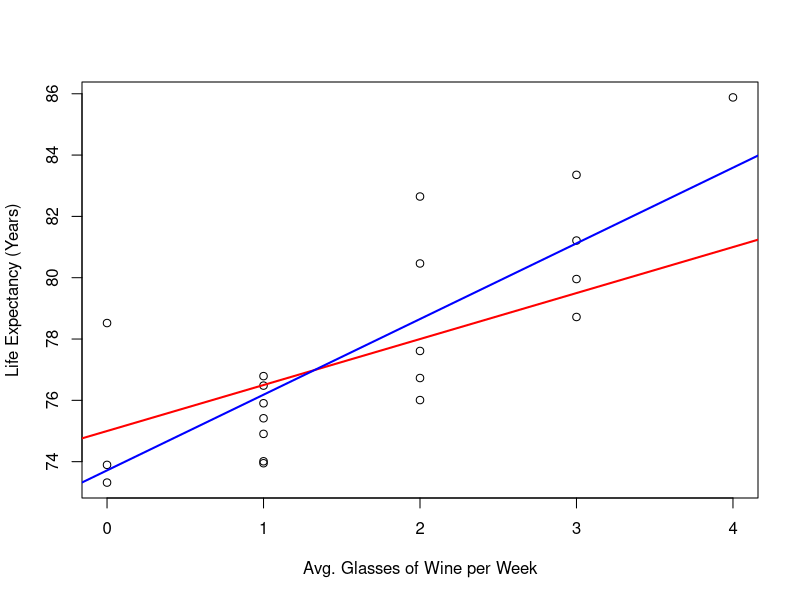
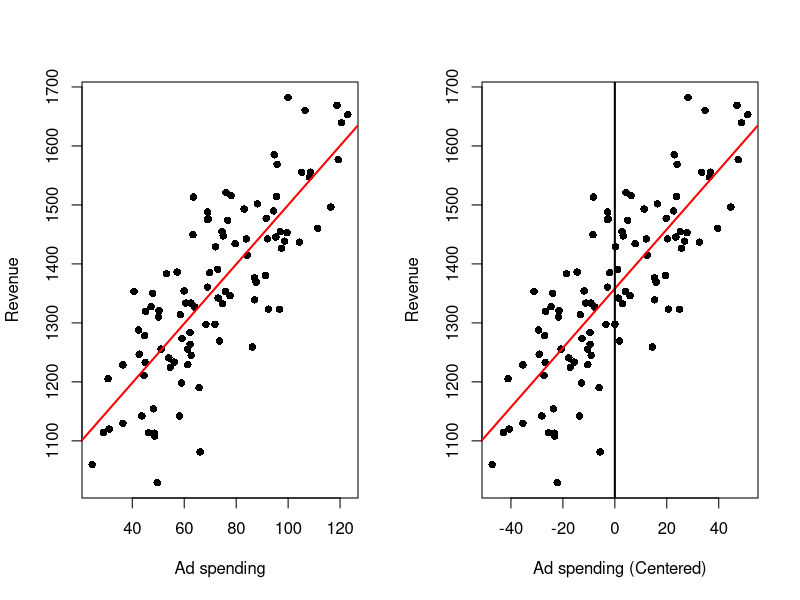
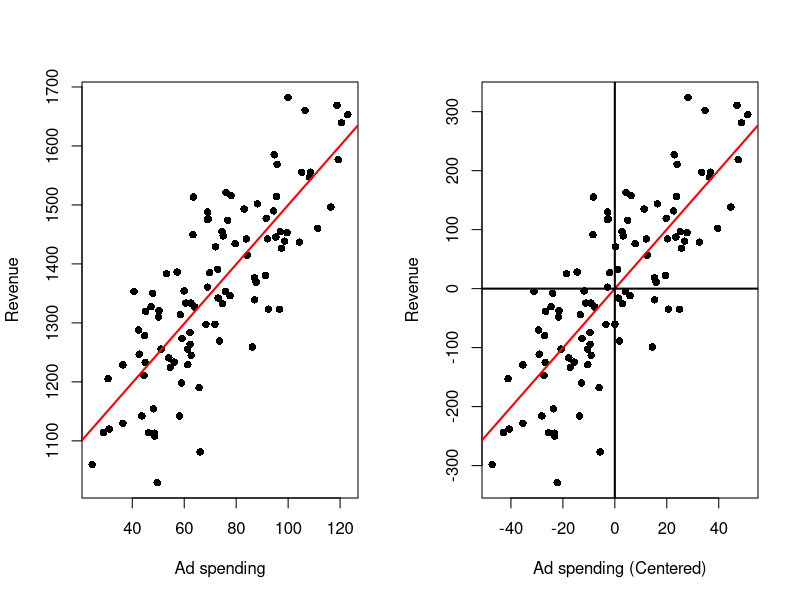
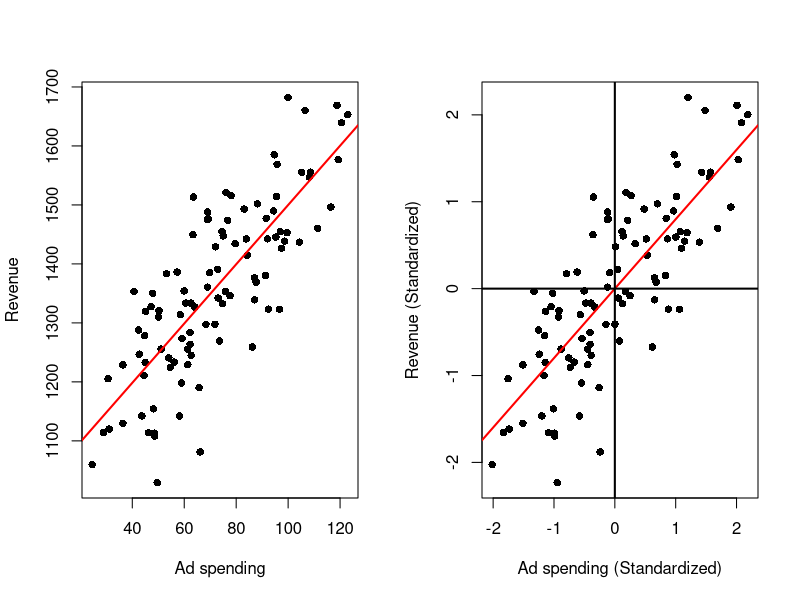
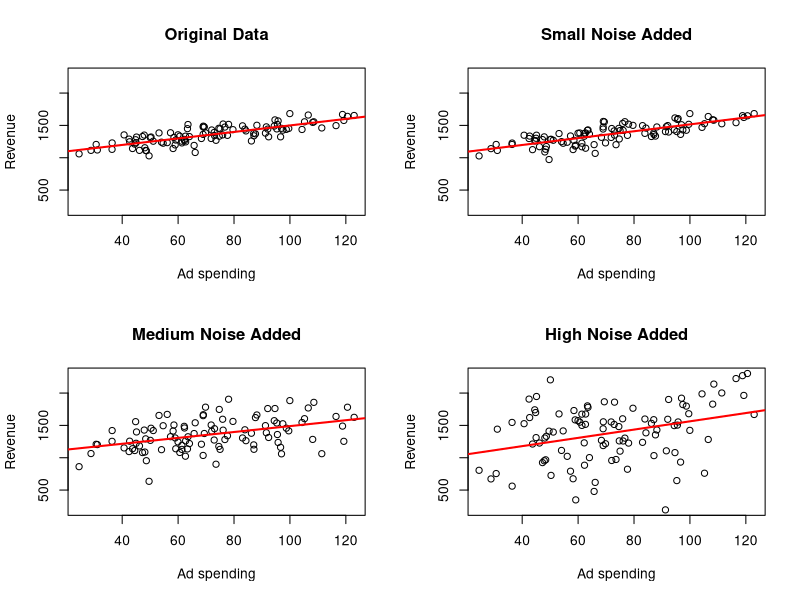
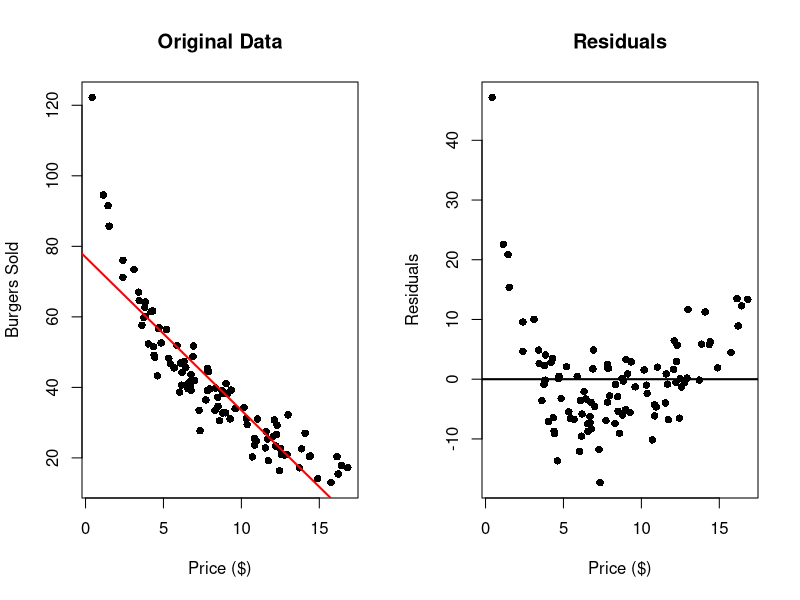
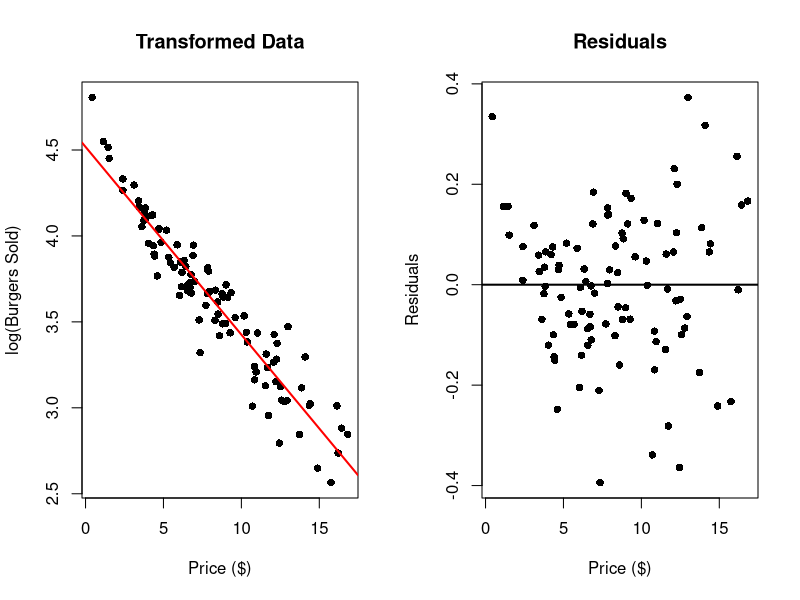
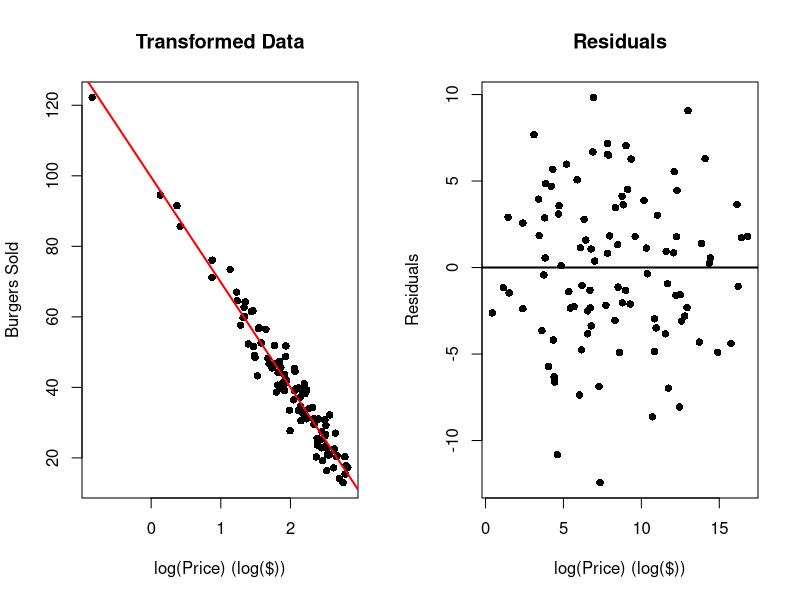

Reproduce these figures in R, in order.
## ---- chunk 1
dat    <- read.csv(file = "Wine Data.csv")
outReg <- lm(Years ~ Glasses, data = dat)

plot(x    = dat$Glasses,
     y    = dat$Years,
     xlab = "Avg. Glasses of Wine per Week",
     ylab = "Life Expectancy (Years)")
abline(a   = 75,
       b   = 1.5,
       col = 'red',
       lwd = 2)
abline(a   = outReg$coefficients[1],
       b   = outReg$coefficients[2],
       col = 'blue',
       lwd = 2)
## ---- chunk 2
# Read Data
dat <- read.csv("Ad spending Data.csv")
# Assign data
x <- dat$Ad.Spending
y <- dat$Revenue
# Centers x
xCen <- x - mean(x)
# Linear regression on the original data
outRegOri <- lm(y ~ x)
# Linear regression on the centered data
outRegCen <- lm(y ~ xCen)
## Two plots in the same image
par(mfrow = c(1, 2))
## Original data
# Plots the points
plot(x    = x,
     y    = y,
     xlab = "Ad spending",
     ylab = "Revenue",
     pch  = 16)
# Plots the regression line
abline(a   = outRegOri$coefficients[1],
       b   = outRegOri$coefficients[2],
       col = 'red',
       lwd = 2)
## Explanatory Variable centered data
# Plots the points
plot(x    = xCen,
     y    = y,
     xlab = "Ad spending (Centered)",
     ylab = "Revenue",
     pch  = 16)
# Plots the regression line
abline(a   = outRegCen$coefficients[1],
       b   = outRegCen$coefficients[2],
       col = 'red',
       lwd = 2)
abline(v   = 0,
       lwd = 2)
## ---- chunk 3
# Read Data
dat <- read.csv("Ad spending Data.csv")
# Assign data
x <- dat$Ad.Spending
y <- dat$Revenue
# Centers x and y
xCen <- x - mean(x)
yCen <- y - mean(y)
# Linear regression on the original data
outRegOri <- lm(y ~ x)
# Linear regression on the centered data
outRegCen <- lm(yCen ~ xCen)
# Plots
## Two plots in the same image
par(mfrow = c(1, 2))
## Original data
# Plots the points
plot(x    = x,
     y    = y,
     xlab = "Ad spending",
     ylab = "Revenue",
     pch  = 16)
# Plots the regression line
abline(a   = outRegOri$coefficients[1],
       b   = outRegOri$coefficients[2],
       col = 'red',
       lwd = 2,
       pch = 16)
## Centered data
# Plots the points
plot(x    = xCen,
     y    = yCen,
     xlab = "Ad spending (Centered)",
     ylab = "Revenue",
     pch  = 16)
# Plots the regression line
abline(a   = outRegCen$coefficients[1],
       b   = outRegCen$coefficients[2],
       col = 'red',
       lwd = 2)
abline(v   = 0,
       lwd = 2)
abline(h   = 0,
       lwd = 2)
## ---- chunk 4
# Read Data
dat <- read.csv("Ad spending Data.csv")
# Assign data
x <- dat$Ad.Spending
y <- dat$Revenue
# Standardizes x and y
xSta <- (x - mean(x))/sqrt(var(x))
ySta <- (y - mean(y))/sqrt(var(y))
# Linear regression on the original data
outRegOri <- lm(y ~ x)
# Linear regression on the standard data
outRegSta <- lm(ySta ~ xSta)
# Plots
## Two plots in the same image
par(mfrow = c(1, 2))
## Original data
# Plots the points
plot(x    = x,
     y    = y,
     xlab = "Ad spending",
     ylab = "Revenue",
     pch  = 16)
# Plots the regression line
abline(a   = outRegOri$coefficients[1],
       b   = outRegOri$coefficients[2],
       col = 'red',
       lwd = 2)
## Standard data
# Plots the points
plot(x    = xSta,
     y    = ySta,
     xlab = "Ad spending (Standardized)",
     ylab = "Revenue (Standardized)",
     pch  = 16)
# Plots the regression line
abline(a   = outRegSta$coefficients[1],
       b   = outRegSta$coefficients[2],
       col = 'red',
       lwd = 2)
abline(v   = 0,
       lwd = 2)
abline(h   = 0,
       lwd = 2)
## ---- chunk 5
# Sets seed for noise randomness
set.seed(9142025)
# Read Data
dat <- read.csv("Ad spending Data.csv")
# Assign data
x <- dat$Ad.Spending
y <- dat$Revenue

# Adds Noise
yNoiLe1 <- y + rnorm(n = 100, sd =  50)
yNoiLe2 <- y + rnorm(n = 100, sd = 200)
yNoiLe3 <- y + rnorm(n = 100, sd = 500)

# Auxiliary Variables
ymax <- max(y, yNoiLe1, yNoiLe2, yNoiLe3)
ymin <- min(y, yNoiLe1, yNoiLe2, yNoiLe3)
xmax = max(x)
xmin = min(x)

# Performs Linear Regression
outRegOri    <- lm(y ~ x)
outRegNoiLe1 <- lm(yNoiLe1 ~ x)
outRegNoiLe2 <- lm(yNoiLe2 ~ x)
outRegNoiLe3 <- lm(yNoiLe3 ~ x)

# Plots
par(mfrow = c(2, 2))

plot(x    = x,
     y    = y,
     xlab = "Ad spending",
     ylab = "Revenue",
     main = "Original Data",
     ylim = c(ymin, ymax),
     xlim = c(xmin, xmax))
# Plots the regression line
abline(a   = outRegOri$coefficients[1],
       b   = outRegOri$coefficients[2],
       col = 'red',
       lwd = 2)
plot(x    = x,
     y    = yNoiLe1,
     xlab = "Ad spending",
     ylab = "Revenue",
     main = "Small Noise Added",
     ylim = c(ymin, ymax),
     xlim = c(xmin, xmax))
# Plots the regression line
abline(a   = outRegNoiLe1$coefficients[1],
       b   = outRegNoiLe1$coefficients[2],
       col = 'red',
       lwd = 2)
plot(x    = x,
     y    = yNoiLe2,
     xlab = "Ad spending",
     ylab = "Revenue",
     main = "Medium Noise Added",
     ylim = c(ymin, ymax),
     xlim = c(xmin, xmax))
# Plots the regression line
abline(a   = outRegNoiLe2$coefficients[1],
       b   = outRegNoiLe2$coefficients[2],
       col = 'red',
       lwd = 2)
plot(x    = x,
     y    = yNoiLe3,
     xlab = "Ad spending",
     ylab = "Revenue",
     main = "High Noise Added",
     ylim = c(ymin, ymax),
     xlim = c(xmin, xmax))
# Plots the regression line
abline(a   = outRegNoiLe3$coefficients[1],
       b   = outRegNoiLe3$coefficients[2],
       col = 'red',
       lwd = 2)

print("Original Data LM summary")
summary(outRegOri)
print("Level 1 LM summary")
summary(outRegNoiLe1)
print("Level 2 LM summary")
summary(outRegNoiLe2)
print("Level 3 LM summary")
summary(outRegNoiLe3)
## ---- chunk 6
dat <- read.csv("Burger Data.csv")

outReg <- lm(Burgers ~ Price, data = dat)

# Original Data
par(mfrow = c(1, 2))
plot(x    = dat$Price,
     y    = dat$Burgers,
     xlab = "Price ($)",
     ylab = "Burgers Sold",
     main = "Original Data",
     pch  = 16)
abline(a   = outReg$coefficients[1],
       b   = outReg$coefficients[2],
       col = 'red',
       lwd = 2)
# Residuals
plot(x = dat$Price,
     y = outReg$residuals,
     xlab = "Price ($)",
     ylab = "Residuals",
     main = "Residuals",
     pch  = 16)
abline(h   = 0,
       lwd = 2)
## ---- chunk 7
dat <- read.csv("Burger Data.csv")

outReg <- lm(log(Burgers) ~ Price, data = dat)

# Original Data
par(mfrow = c(1, 2))
plot(x    = dat$Price,
     y    = log(dat$Burgers),
     xlab = "Price ($)",
     ylab = "log(Burgers Sold)",
     main = "Transformed Data",
     pch  = 16)
abline(a   = outReg$coefficients[1],
       b   = outReg$coefficients[2],
       col = 'red',
       lwd = 2)
# Residuals
plot(x = dat$Price,
     y = outReg$residuals,
     xlab = "Price ($)",
     ylab = "Residuals",
     main = "Residuals",
     pch  = 16)
abline(h   = 0,
       lwd = 2)
## ---- chunk 8
dat <- read.csv("Burger Data.csv")

outReg <- lm(Burgers ~ log(Price), data = dat)

# Original Data
par(mfrow = c(1, 2))
plot(x    = log(dat$Price),
     y    = dat$Burgers,
     xlab = "log(Price) (log($))",
     ylab = "Burgers Sold",
     main = "Transformed Data",
     pch  = 16)
abline(a   = outReg$coefficients[1],
       b   = outReg$coefficients[2],
       col = 'red',
       lwd = 2)
# Residuals
plot(x = dat$Price,
     y = outReg$residuals,
     xlab = "log(Price) (log($))",
     ylab = "Residuals",
     main = "Residuals",
     pch  = 16)
abline(h   = 0,
       lwd = 2)
## ---- chunk 9
dat <- read.csv("Burger Data.csv")

x <- dat$Price
y <- dat$Burgers

outRegOri <- lm(y ~ x)
outRegTr1 <- lm(log(y) ~ x)
outRegTr2 <- lm(y ~ log(x))

summary(outRegOri)
summary(outRegTr1)
summary(outRegTr2)
## ---- chunk 10
dat <- read.csv("Height Data.csv")

outReg <- lm(Height ~ Age, data = dat)

# Original Data
par(mfrow = c(1, 2))
plot(x    = dat$Age,
     y    = dat$Height,
     xlab = "Age (years)",
     ylab = "Height (in)",
     main = "Original Data",
     pch  = 16)
abline(a   = outReg$coefficients[1],
       b   = outReg$coefficients[2],
       col = 'red',
       lwd = 2)
# Residuals
plot(x = dat$Age,
     y = outReg$residuals,
     xlab = "Age (years)",
     ylab = "Residuals (in)",
     main = "Residuals",
     pch  = 16)
abline(h   = 0,
       lwd = 2)
## ---- chunk 11
dat <- read.csv("Wine Data.csv")

x <- dat$Glasses
y <- dat$Years

ymin <- min(y, max(y) - 22)
ymax <- max(y, min(y) + 22)
xmin <- min(x)
xmax <- max(x)

par(mfrow = c(2, 2))
# No Outliers
outRegNoo <- lm(y ~ x)
plot(x    = x,
     y    = y,
     ylim = c(ymin, ymax),
     xlim = c(xmin, xmax),
     xlab = "Average Glasses per Week",
     ylab = "Life Expectancy",
     main = "No Outliers",
     pch  = 16)
abline(a   = outRegNoo$coefficients[1],
       b   = outRegNoo$coefficients[2],
       col = 'red',
       lwd = 2)

# Outlier on the left side
# Adds Observation
x <- c(x, 0)
y <- c(y, 90)
outRegLef <- lm(y ~ x)
plot(x    = x,
     y    = y,
     ylim = c(ymin, ymax),
     xlim = c(xmin, xmax),
     xlab = "Average Glasses per Week",
     ylab = "Life Expectancy",
     main = "Outlier Left",
     pch  = 16)
points(x   = x[21],
       y   = y[21],
       pch = 16,
       col = 'blue')
abline(a   = outRegLef$coefficients[1],
       b   = outRegLef$coefficients[2],
       col = 'red',
       lwd = 2)
# Outlier on the right side
# Adds Observation
x[21] <- 4
y[21] <- 68
outRegRig <- lm(y ~ x)
plot(x    = x,
     y    = y,
     ylim = c(ymin, ymax),
     xlim = c(xmin, xmax),
     xlab = "Average Glasses per Week",
     ylab = "Life Expectancy",
     main = "Right Outliers",
     pch  = 16)
points(x   = x[21],
       y   = y[21],
       pch = 16,
       col = 'blue')
abline(a   = outRegRig$coefficients[1],
       b   = outRegRig$coefficients[2],
       col = 'red',
       lwd = 2)
# Outlier on the right side
# Adds Observation
x[21] <- 2
y[21] <- 95
outRegCen <- lm(y ~ x)
plot(x    = x,
     y    = y,
     ylim = c(ymin, ymax),
     xlim = c(xmin, xmax),
     xlab = "Average Glasses per Week",
     ylab = "Life Expectancy",
     main = "Center Outliers",
     pch  = 16)
points(x   = x[21],
       y   = y[21],
       pch = 16,
       col = 'blue')
abline(a   = outRegCen$coefficients[1],
       b   = outRegCen$coefficients[2],
       col = 'red',
       lwd = 2)
## ---- chunk 12
x <- dat$Glasses
y <- dat$Years

ymin <- min(outRegNoo$residuals, outRegLef$residuals, outRegRig$residuals, outRegCen$residuals)
ymax <- max(outRegNoo$residuals, outRegLef$residuals, outRegRig$residuals, outRegCen$residuals)
xmin <- min(x)
xmax <- max(x)

par(mfrow = c(2, 2))
plot(x    = dat$Glasses,
     y    = outRegNoo$residuals,
     ylim = c(ymin, ymax),
     xlim = c(xmin, xmax),
     xlab = "Average Glasses per Week",
     ylab = "Residuals",
     main = "No Outliers",
     pch = 16)
abline(h   = 0,
       lwd = 2)

# Outlier on the left side
x[21] <- 0
y[21] <- 90
plot(x    = x,
     y    = outRegLef$residuals,
     ylim = c(ymin, ymax),
     xlim = c(xmin, xmax),
     xlab = "Average Glasses per Week",
     ylab = "Residuals",
     main = "Left Outlier",
     pch = 16)
abline(h   = 0,
       lwd = 2)
# Outlier on the right side
# Adds Observation
x[21] <- 4
y[21] <- 68
plot(x    = x,
     y    = outRegRig$residuals,
     ylim = c(ymin, ymax),
     xlim = c(xmin, xmax),
     xlab = "Average Glasses per Week",
     ylab = "Residuals",
     main = "Left Outlier",
     pch = 16)
abline(h   = 0,
       lwd = 2)
# Outlier on the right side
# Adds Observation
x[21] <- 2
y[21] <- 95
plot(x    = x,
     y    = outRegCen$residuals,
     ylim = c(ymin, ymax),
     xlim = c(xmin, xmax),
     xlab = "Average Glasses per Week",
     ylab = "Residuals",
     main = "Left Outlier",
     pch = 16)
abline(h   = 0,
       lwd = 2)
## ---- chunk 13
summary(outRegNoo)
summary(outRegLef)
summary(outRegRig)
summary(outRegCen)
## ---- chunk 14
dat <- read.csv("Height Data.csv")

# Fits linear Model
outReg <- lm(dat$Height ~ dat$Age)

# Plots residuals for each sex
ymin <- min(outReg$residuals)
ymax <- max(outReg$residuals)

par(mfrow=c(1, 2))
plot(x = dat$Age[dat$Sex == 1],
     y = outReg$residuals[dat$Sex == 1],
     ylim = c(ymin, ymax),
     xlab = "Age",
     ylab = "Residuals",
     main = "Males",
     pch  = 16)
abline(h   = 0,
       lwd = 2)
plot(x = dat$Age[dat$Sex == 0],
     y = outReg$residuals[dat$Sex == 0],
     ylim = c(ymin, ymax),
     xlab = "Age",
     ylab = "Residuals",
     main = "Females",
     pch  = 16)
abline(h   = 0,
       lwd = 2)
## ---- chunk 15
### Cross Validation Example

# Read Data
dat <- read.csv(file = "Burger Data.csv")

# Saves Variables
x <- dat$Price
y <- dat$Burgers

# Number of Observations
n <- length(y)

# Number of Folds
numFol <- 10
# Fold Size
sizFol <- round(n / numFol)

# List Containing the Fold indices
fol <- list()
# Select Fold Indeces
# Initialization
ind <- 1:n
for(i in 1:numFol){
  # Computes the remaining number of indices
  numInd   <- length(ind)
  # Randomly selects indices from the remaining indeces
  indFol   <- sample(x = 1:length(ind), size = sizFol, replace = FALSE)
  # Saves the inidices to the list of Fold Indeces
  fol[[i]] <- ind[indFol]
  # Removes the indices from the indeces vector
  ind      <- ind[- indFol]
}

# Models to try
X <- cbind(x, log(x),      x, log(x))
Y <- cbind(y,      y, log(y), log(y))

# Number of Models to compare
numMod <- dim(Y)[2]
# Saves the validation metric for each model and each fold 
matMet <- matrix(data = NA, nrow = numFol, ncol = numMod)


par(mfrow=c(2, 2))
# Loops through the models
for(k in 1:numMod){
  yMod <- Y[, k]
  xMod <- X[, k]
  # Plots Transformed Data (All)
  plot(x = xMod,
       y = yMod,
       xlab = "Price ($)",
       ylab = "Burgers",
       main = paste0("Model ", k),
       pch  = 16)
  # Plots Regression Line (All)
  outReg   <- lm(yMod ~ xMod)
  abline(a   = outReg$coefficients[1],
         b   = outReg$coefficients[2],
         col = 'red',
         lwd = 2)
  metFol <- numeric(length = numFol)
  # Loops through the folds
  for(i in 1:numFol){
    # At Each Fold do Linear Regression without the test set
    outReg   <- lm(yMod[-fol[[i]]] ~ xMod[-fol[[i]]])
    # Evaluate Out of Sample
    yHatOut   <- outReg$coefficients[1] + outReg$coefficients[2] * xMod[fol[[i]]] 
    if(k >= 3 ){
      metEva    <- mean((exp(yMod[fol[[i]]]) - exp(yHatOut))^2)
    } else {
      metEva    <- mean((yMod[fol[[i]]] - yHatOut)^2)
    }
    metFol[i] <- metEva
  }
  matMet[, k] <- metFol
}

# Box plot of the MSE
boxplot(matMet, outline = FALSE, xaxt = "n", xlab = "Models", ylab = "MSE")
axis(side = 1, at = c(1, 2, 3, 4), labels = c("y~x", "y~log(x)", "log(y)~x", "log(y)~log(x)"))

# Displays the Results of Cross-Validation
tab <- data.frame(colMeans(matMet))
tab <- cbind(c("Model 1", "Model 2", "Model 3", "Model 4"), tab)
tab <- cbind(tab, apply(X = matMet, MARGIN = 2, FUN = sd))
colnames(tab) <- c("Model", "Mean", "SD")
knitr::kable(tab, digits = 2)
